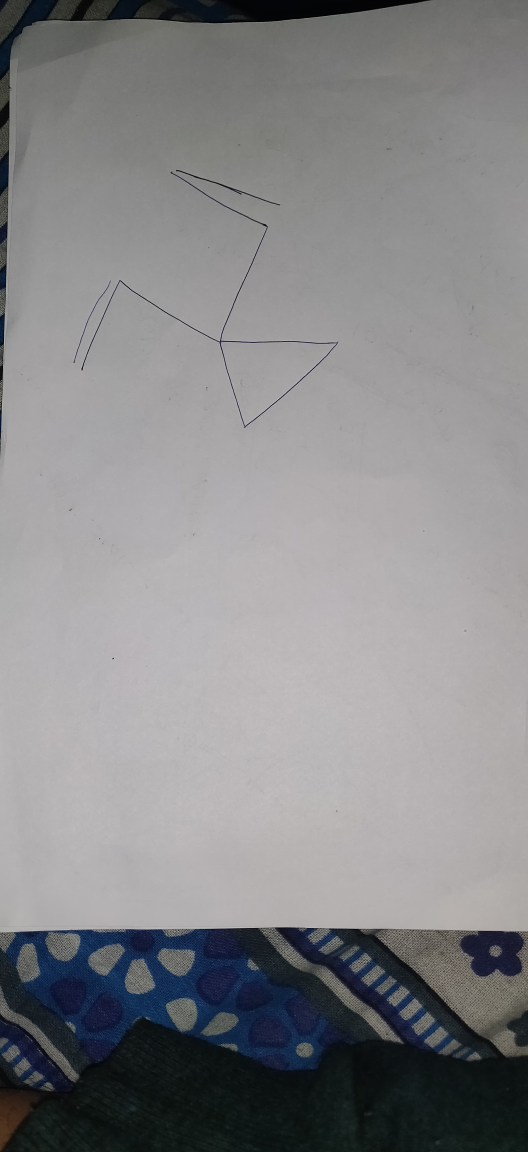
#> input picture TestImages/IMG_20211109_173021.jpg, 2112 x 4608 px (shown at 1/4 size)
$ python -i LineScanner.py   (imports and definitions only)
#> lines starting #> are read from the running program, lines starting #| are printed output that depends on the picture; after the words box and inside, x2 and y2 are one past the last pixel; in counts of white or black regions, pixels touching at a corner belong together
import os
import cv2
import numpy as np
import math
import matplotlib.pyplot as plt
import matplotlib.image as mpimg
from pylsd import lsd


def process_lines(image_src):
    img = cv2.imread(image_src)
#> img is the input picture: shape (4608, 2112, 3); mean B, G, R 136.4, 134.6, 134.6
    img = cv2.resize(img, (800, 600), interpolation=cv2.INTER_AREA)
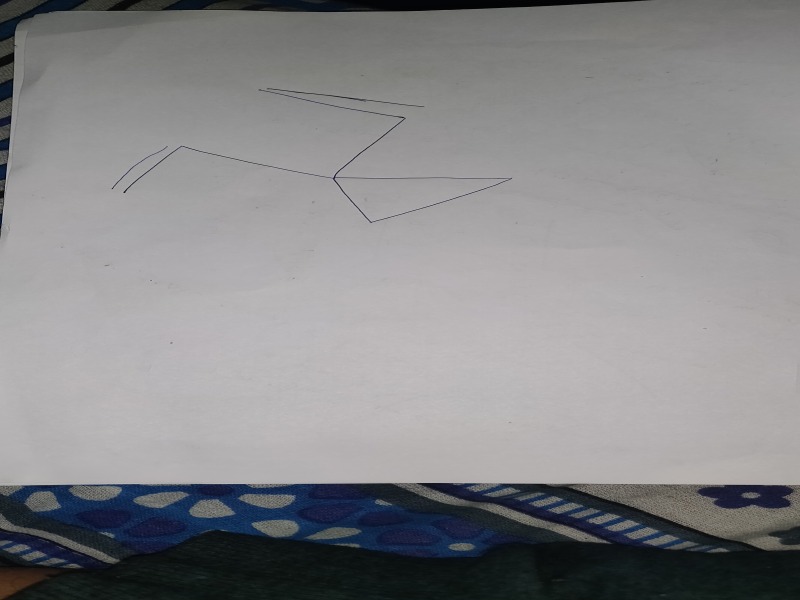
#> img: shape (600, 800, 3); mean B, G, R 136.4, 134.6, 134.6
    gray = cv2.cvtColor(img, cv2.COLOR_BGR2GRAY)
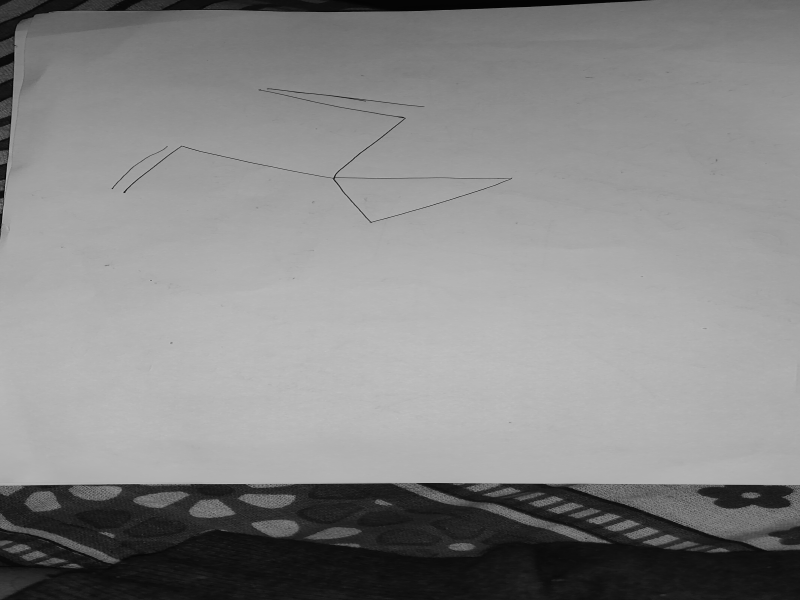
#> gray: shape (600, 800); min 2, max 194, mean 134.9
    ret, thresh1 = cv2.threshold(gray, 127, 255, cv2.THRESH_BINARY)
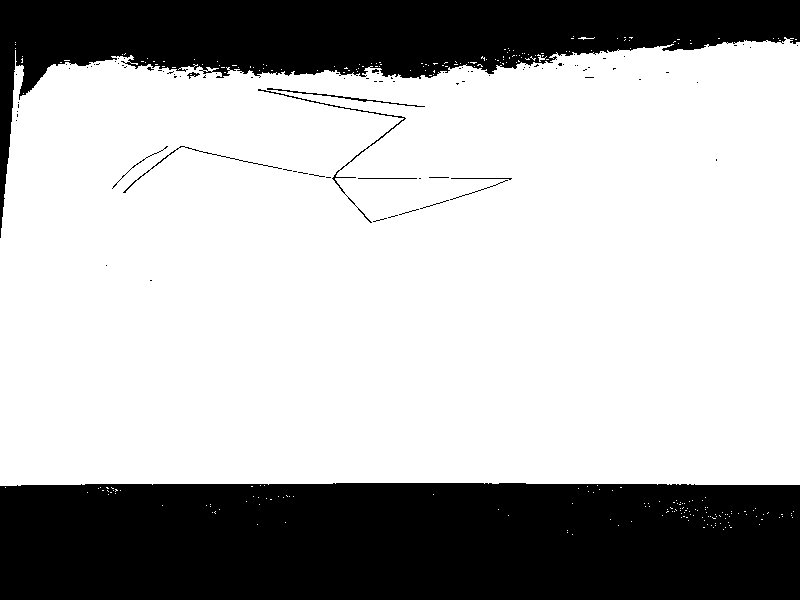
#> thresh1: shape (600, 800); 69.7% white; 95 black regions (82 under 20 px), largest, box (x1, y1, x2, y2) and area: (0, 483, 800, 600) 92578, (0, 0, 800, 238) 51465, (258, 89, 406, 223) 428
    thresh1 = cv2.bitwise_not(thresh1)

#> (the run stopped early here; a loop or call above may not have finished)

$ run again, on TestImages/butane.jpg
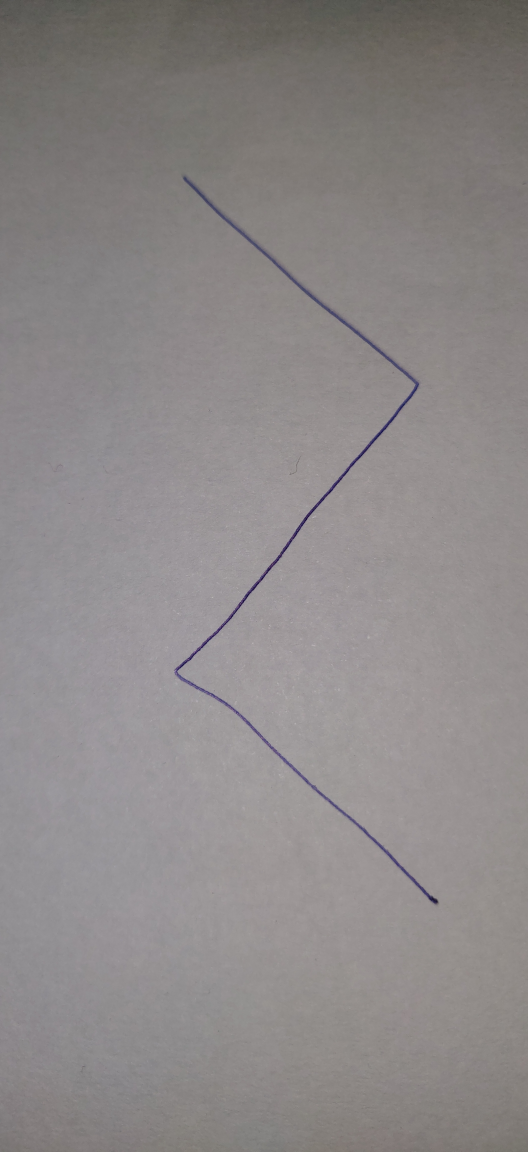
#> input picture TestImages/butane.jpg, 2112 x 4608 px (shown at 1/4 size)
#> in process_lines, img is the input picture: shape (4608, 2112, 3); mean B, G, R 136.4, 136.3, 140.7
#> in process_lines, `img = cv2.resize(img, (800, 600), interpolation=cv2.INTER_AREA)`:
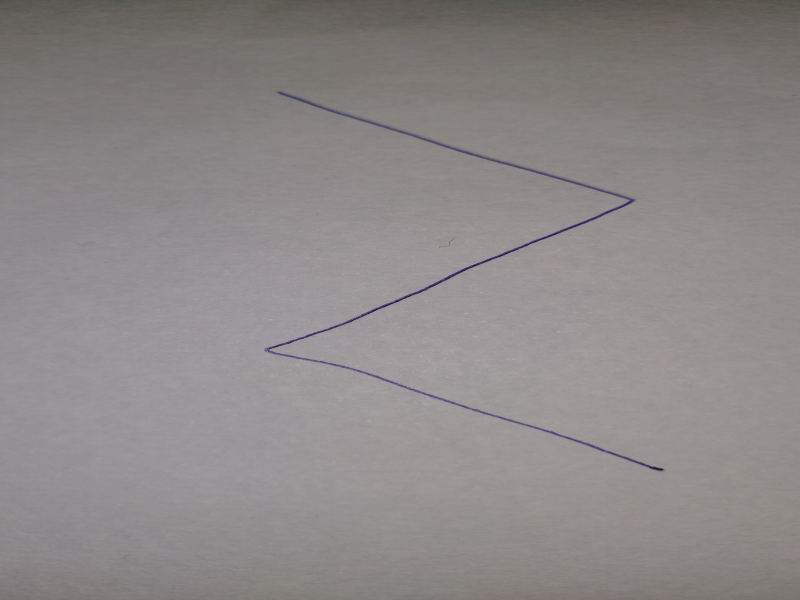
#> img: shape (600, 800, 3); mean B, G, R 136.4, 136.3, 140.7
#> in process_lines, `ret, thresh1 = cv2.threshold(gray, 127, 255, cv2.THRESH_BINARY)`:
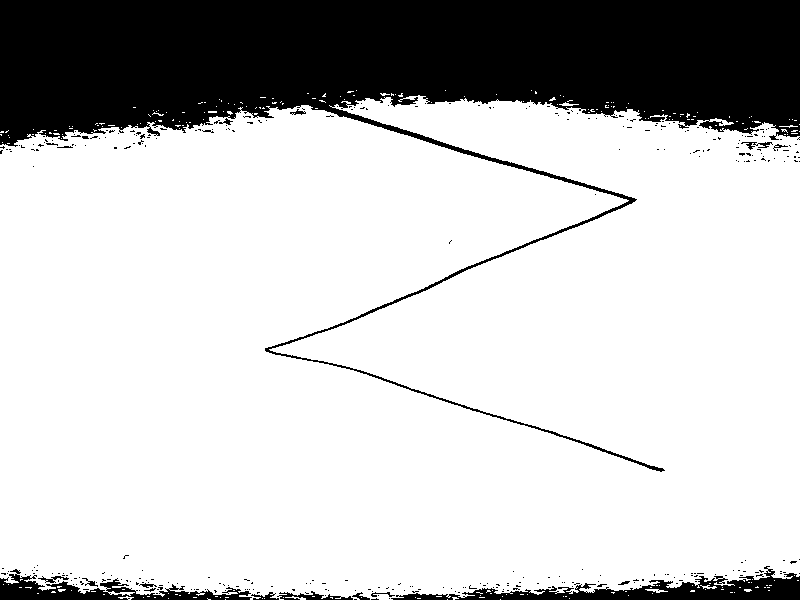
#> thresh1: shape (600, 800); 77.9% white; 337 black regions (321 under 20 px), largest, box (x1, y1, x2, y2) and area: (0, 0, 800, 472) 96583, (391, 566, 800, 600) 4940, (0, 569, 252, 600) 2797

$ run again, on TestImages/ethane.jpg
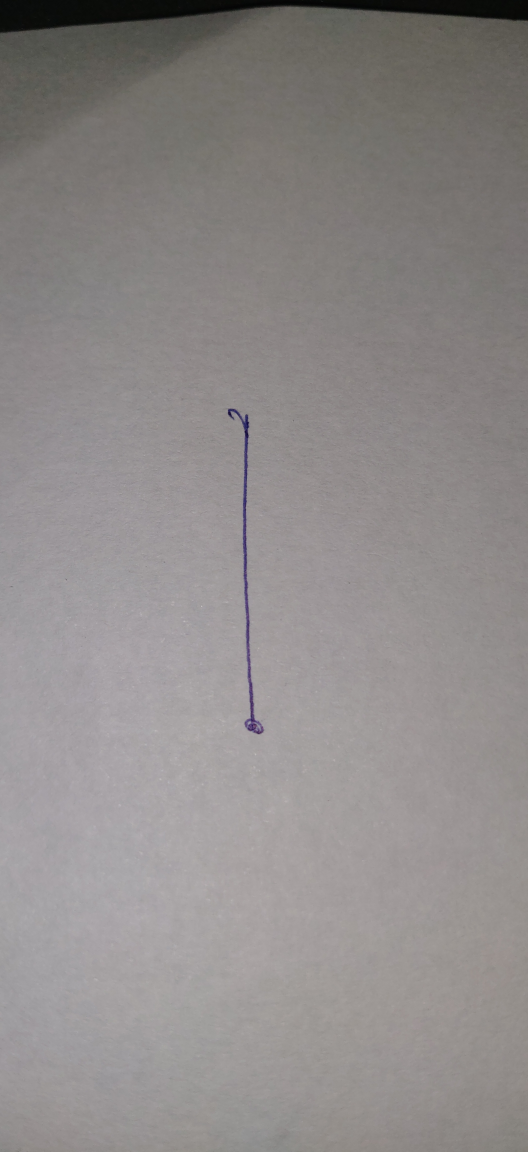
#> input picture TestImages/ethane.jpg, 2112 x 4608 px (shown at 1/4 size)
#> in process_lines, img is the input picture: shape (4608, 2112, 3); mean B, G, R 137.8, 138.5, 142.7
#> in process_lines, `img = cv2.resize(img, (800, 600), interpolation=cv2.INTER_AREA)`:
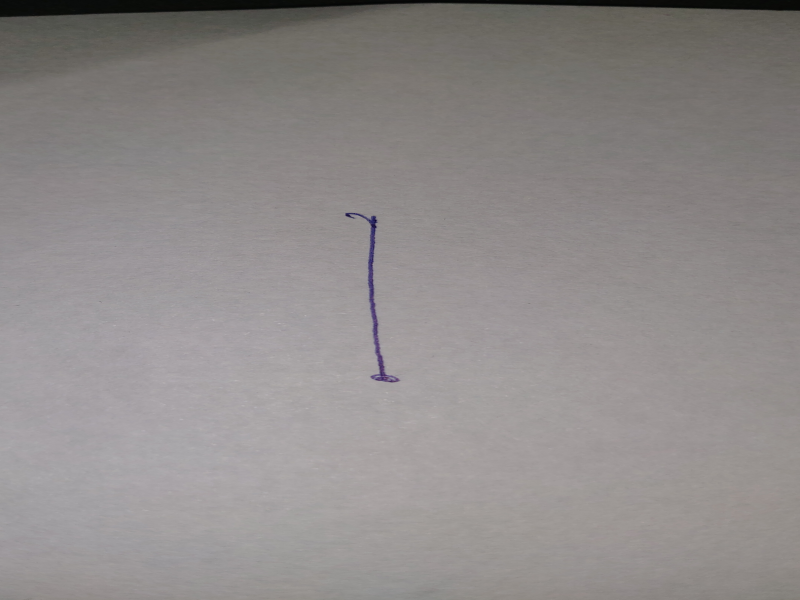
#> img: shape (600, 800, 3); mean B, G, R 137.8, 138.5, 142.7
#> in process_lines, `ret, thresh1 = cv2.threshold(gray, 127, 255, cv2.THRESH_BINARY)`:
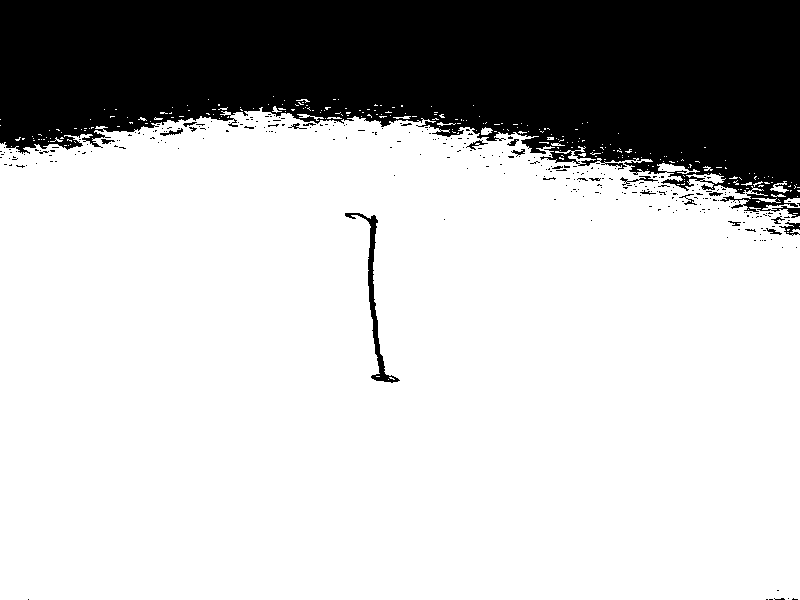
#> thresh1: shape (600, 800); 75.6% white; 311 black regions (291 under 20 px), largest, box (x1, y1, x2, y2) and area: (0, 0, 800, 218) 114194, (345, 213, 400, 383) 1085, (779, 222, 800, 236) 130

$ run again, on TestImages/methane.jpg
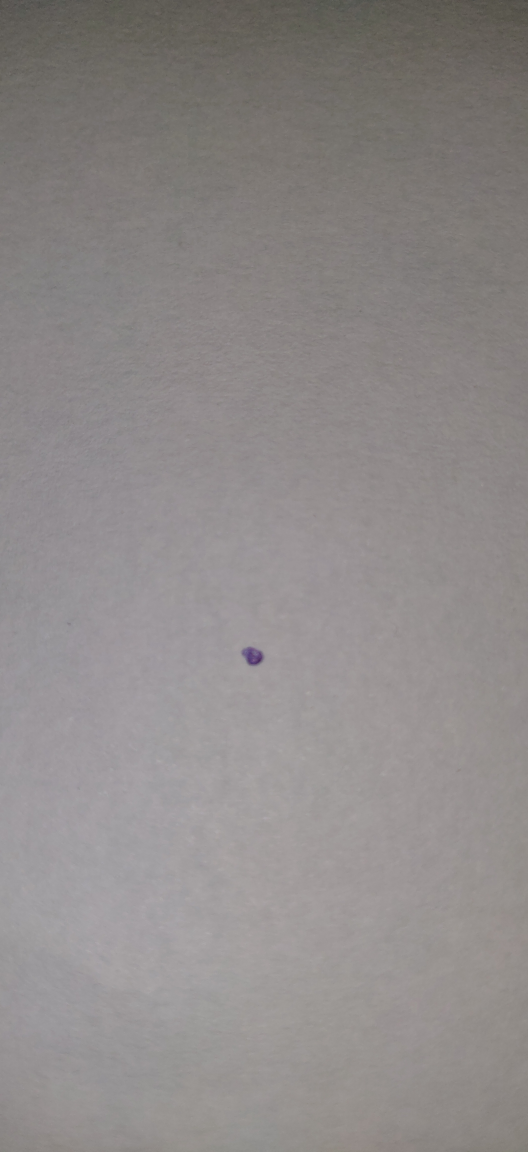
#> input picture TestImages/methane.jpg, 2112 x 4608 px (shown at 1/4 size)
#> in process_lines, img is the input picture: shape (4608, 2112, 3); mean B, G, R 137.3, 138, 142.4
#> in process_lines, `img = cv2.resize(img, (800, 600), interpolation=cv2.INTER_AREA)`:
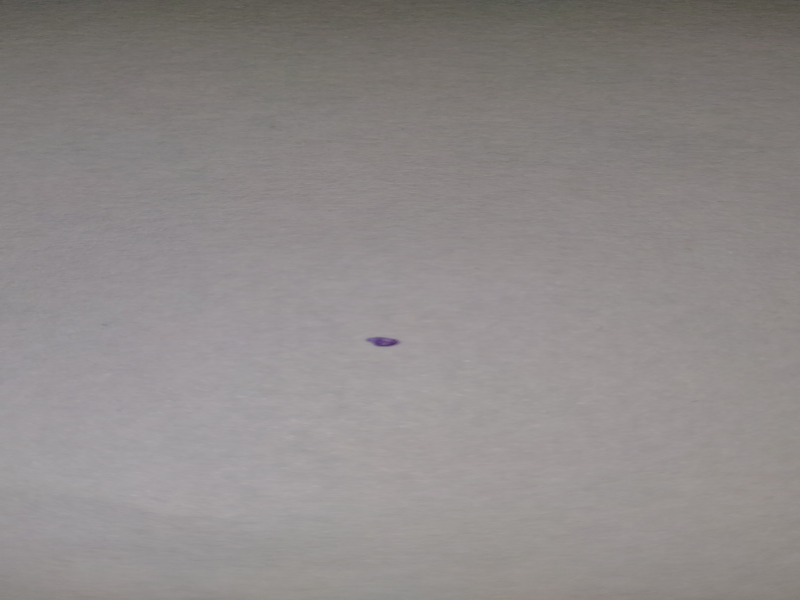
#> img: shape (600, 800, 3); mean B, G, R 137.3, 138, 142.4
#> in process_lines, `ret, thresh1 = cv2.threshold(gray, 127, 255, cv2.THRESH_BINARY)`:
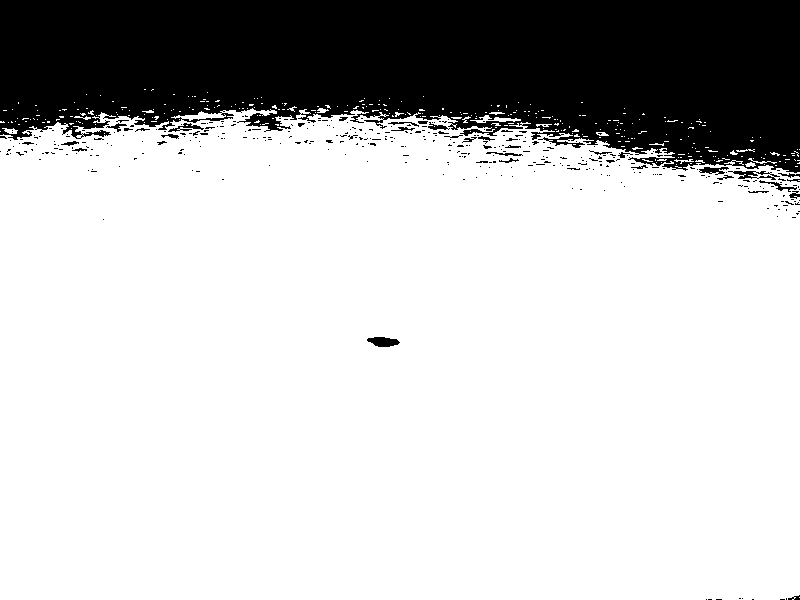
#> thresh1: shape (600, 800); 77.4% white; 379 black regions (345 under 20 px), largest, box (x1, y1, x2, y2) and area: (0, 0, 800, 173) 105392, (367, 337, 400, 347) 235, (728, 171, 780, 180) 202
